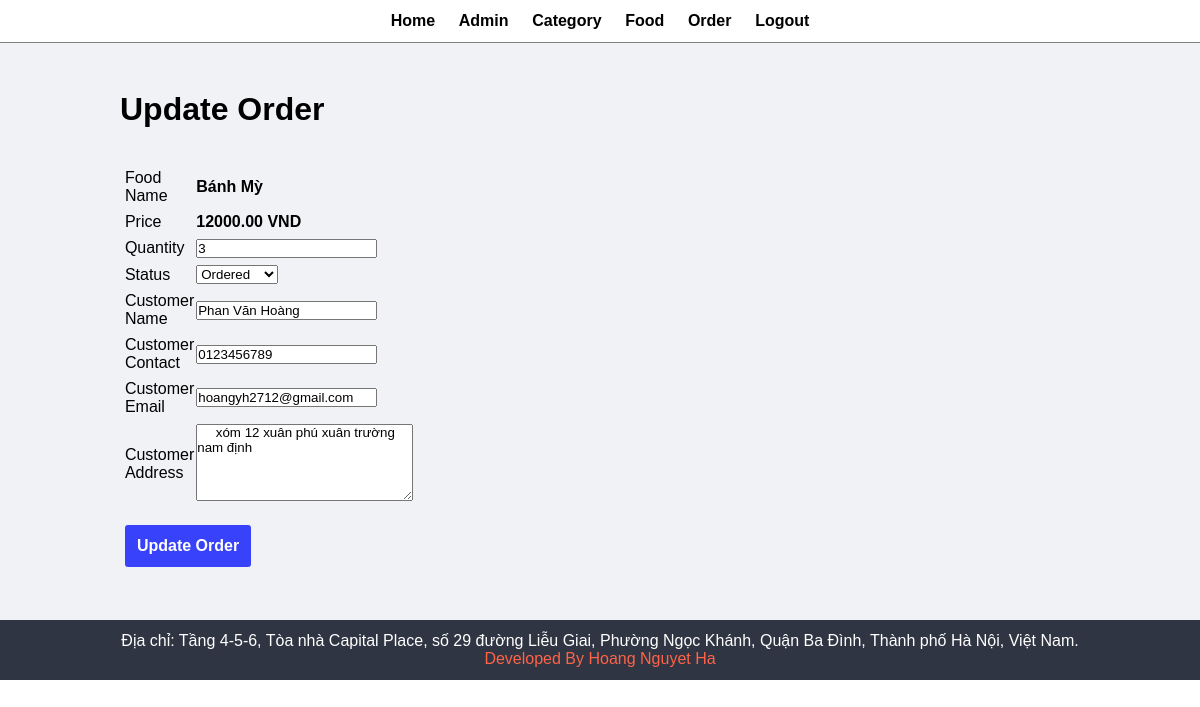
The page /admin/update_order.php?id=6 (signed in) on the database its author committed.
### tables this page shows
CREATE TABLE `tbl_order` (
  `id` int(10) UNSIGNED NOT NULL,
  `food` varchar(50) NOT NULL,
  `price` decimal(10,2) NOT NULL,
  `qty` int(50) NOT NULL,
  `total` decimal(10,2) NOT NULL,
  `order_date` datetime NOT NULL,
  `status` varchar(50) NOT NULL,
  `customer_name` varchar(50) NOT NULL,
  `customer_contact` varchar(50) NOT NULL,
  `customer_email` varchar(50) NOT NULL,
  `customer_address` varchar(50) NOT NULL
);

### admin/update_order.php (the view, shortened to what this page needs)
<?php include("detail/menu.php"); ?>
<div class="main-content">
    <div class="wrapper">
        <h1>Update Order</h1>
        <br><br>
        <?php
            if(isset($_GET['id'])) {
                $id = $_GET['id'];
                $sql = "SELECT * FROM tbl_order WHERE id = $id";
                $res = mysqli_query($conn , $sql);
                $count = mysqli_num_rows($res);
                if ($count == 1) {
                    $row = mysqli_fetch_assoc($res);
                    $food = $row['food'];
                    $price = $row['price'];
                    $qty = $row['qty'];
                    $status = $row['status'];
                    $customer_name = $row['customer_name'];
                    $customer_contact = $row['customer_contact'];
                    $customer_email = $row['customer_email'];
                    $customer_address = $row['customer_address'];
                }else{
                    header('location: '.SITEURL.'admin/manage_order.php');
                }
            }else{
                header('location: '.SITEURL.'admin/manage_order.php');
            }
        ?>
        <form action="" method="post" enctype="multipart/form-data">
            <table class="tbl-30">
                <tr>
                    <td>Food Name</td>
                    <td>
                        <b> <?php echo $food;?> </b>
                     </td>
                </tr>
                <tr>
                    <td>Price</td>
                    <td>
                        <b> <?php echo $price;?> VND </b>
                    </td>
                </tr>
                <tr>
                    <td>Quantity</td>
                    <td>
                        <input type="number" name="qty" value="<?php echo $qty;?>">
                    </td>
                </tr>
                <tr>
                    <td>Status</td>
                    <td>
                        <select name="status" >
                            <option <?php if($status == 'Ordered'){echo 'Selected';}?>  value="Ordered">Ordered</option>
                        </select>
                    </td>
                </tr>
                <tr>
                    <td>Customer Name</td>
                    <td>
                        <input type="text" name="customer_name" value="<?php echo $customer_name;?>">
                    </td>
                </tr>
                <tr>
                    <td>Customer Contact</td>
                    <td>
                        <input type="text" name="customer_contact" value="<?php echo $customer_contact;?>">
                    </td>
                </tr>
                <tr>
                    <td>Customer Email</td>
                    <td>
                        <input type="text" name="customer_email" value="<?php echo $customer_email;?>">
                    </td>
                </tr>
                <tr>
                    <td>Customer Address</td>
                    <td>
                        <textarea name="customer_address" id="" cols="25" rows="5"> <?php echo $customer_address;?> </textarea>
                    </td>
                </tr>
                <tr>
                    <td colspan="2">
                        <input type="submit" name="submit" value="Update Order" class="btn-primary" style="padding: 12px; margin-top: 12px;">
                    </td>
                </tr>
            </table>
        </form>
    </div>
</div>
<?php include("detail/footer.php"); ?>

### css/admin.css (style rules this page uses)
* { margin: 0; padding: 0; font-family: Arial, Helvetica, sans-serif; }
.wrapper { padding: 1%; width: 80%; margin: 0 auto; }
.tbl-30 { width: 30%; }
table tr td { padding: 1% ; }
.btn-primary { background-color: #3742fa ; padding: 1%; font-size: 16px; font-weight: 600; color: white; text-decoration: none; font-weight: 600; border: none; border-radius: 3px; cursor: pointer; }
.main-content { background-color:#f1f2f6; padding: 3% 0; }

### rows shown on the page
tbl_order: food "Bánh Mỳ", price "12000.00", qty "3", customer_name "Phan Văn Hoàng", customer_contact "0123456789", customer_email "hoangyh2712@gmail.com", customer_address "xóm 12 xuân phú xuân trường nam định"
